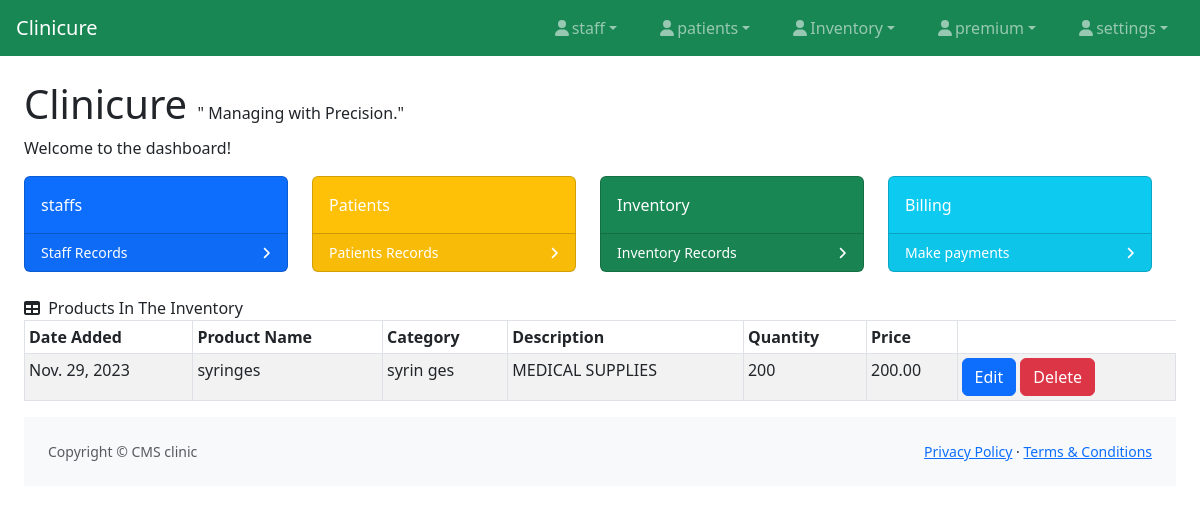
Screenshot of /inventory/ with the database file from the repository.
### inventory/models.py (models this page shows, shortened)
class item(models.Model):
    item_name = models.CharField(max_length=100)
    category = models.CharField(max_length=200, choices=CATEGORY_CHOICES, default='MEDICINES')
    description = models.TextField()
    quantity = models.PositiveIntegerField()
    unit_price = models.DecimalField(max_digits=10, decimal_places=2)
    date_added = models.DateField(auto_now_add=True)

### inventory/views.py (the view)
# urls.py: path('', views.item_list, name='item_list'),
def item_list(request):
    items = item.objects.all()
    return render(request, 'item_list.html', {'items': items})

### inventory/templates/item_list.html (shortened to what this page needs)
{% extends 'base.html' %}
{% block body %}
<body>
<div class="card-header">
                                <i class="fas fa-table me-1"></i>
                                Products In The Inventory
                            </div>
                            <div class="card-body">
<table class="table table-striped table-bordered table-sm">
    <thead class="thead-dark">
    <tr>
         <th>Date Added</th>
        <th>Product Name</th>
        <th>Category</th>
        <th>Description</th>
        <th>Quantity</th>
        <th>Price</th>
    </tr>
    </thead>
    <tbody>
{% for y in items %}
    <tr>
        <td >{{ y.date_added }}</td>
        <td>{{ y.item_name }}</td>
        <td>{{ y.description }}</td>
        <td>{{ y.category }}</td>
        <td>{{y.quantity }}</td>
        <td>{{y.unit_price }}</td>
               <td>
            <div class="">
            <a href="{% url 'inventory:update_item' y.id %}" class="text-decoration-none btn btn-primary"><span class="glyphicon glyphicon-pencil" >Edit</span></a>
            <a href="{% url 'inventory:delete_item' y.id %}" class="text-decoration-none btn btn-danger" >Delete</a>
                </div>
        </td>
    </tr>
{% endfor %}
    </tbody>
</table>
    </div>
{% endblock %}

### rows the page displays
item: date_added "Nov. 29, 2023", item_name "syringes", description "syrin ges", category "MEDICAL SUPPLIES", quantity "200", unit_price "200.00"
